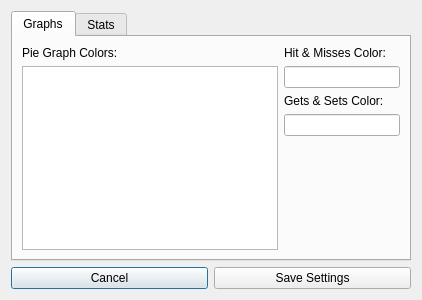
<ui version="4.0" >
 <class>PrefWindow</class>
 <widget class="QDialog" name="PrefWindow" >
  <property name="geometry" >
   <rect>
    <x>0</x>
    <y>0</y>
    <width>422</width>
    <height>300</height>
   </rect>
  </property>
  <property name="windowTitle" >
   <string>Preferences</string>
  </property>
  <layout class="QVBoxLayout" name="verticalLayout" >
   <item>
    <widget class="QTabWidget" name="tbMain" >
     <property name="currentIndex" >
      <number>0</number>
     </property>
     <widget class="QWidget" name="GraphTab" >
      <attribute name="title" >
       <string>Graphs</string>
      </attribute>
      <layout class="QHBoxLayout" name="horizontalLayout" >
       <item>
        <layout class="QVBoxLayout" name="verticalLayout_2" >
         <item>
          <widget class="QLabel" name="lblPieGraphColors" >
           <property name="text" >
            <string>Pie Graph Colors:</string>
           </property>
          </widget>
         </item>
         <item>
          <widget class="QTextEdit" name="txtPieColors" />
         </item>
        </layout>
       </item>
       <item>
        <layout class="QVBoxLayout" name="verticalLayout_3" >
         <item>
          <widget class="QLabel" name="lblHitMissesColor" >
           <property name="text" >
            <string>Hit &amp; Misses Color:</string>
           </property>
          </widget>
         </item>
         <item>
          <widget class="QLineEdit" name="txtHitMissesColor" >
           <property name="minimumSize" >
            <size>
             <width>100</width>
             <height>0</height>
            </size>
           </property>
          </widget>
         </item>
         <item>
          <widget class="QLabel" name="lblGetsSetsColor" >
           <property name="text" >
            <string>Gets &amp; Sets Color:</string>
           </property>
          </widget>
         </item>
         <item>
          <widget class="QLineEdit" name="txtGetsSetsColor" >
           <property name="minimumSize" >
            <size>
             <width>100</width>
             <height>0</height>
            </size>
           </property>
          </widget>
         </item>
         <item>
          <spacer name="verticalSpacer" >
           <property name="orientation" >
            <enum>Qt::Vertical</enum>
           </property>
           <property name="sizeHint" stdset="0" >
            <size>
             <width>20</width>
             <height>40</height>
            </size>
           </property>
          </spacer>
         </item>
        </layout>
       </item>
      </layout>
     </widget>
     <widget class="QWidget" name="StatsTB" >
      <attribute name="title" >
       <string>Stats</string>
      </attribute>
     </widget>
    </widget>
   </item>
   <item>
    <layout class="QHBoxLayout" name="horizontalLayout_2" >
     <item>
      <widget class="QPushButton" name="btnCancel" >
       <property name="text" >
        <string>Cancel</string>
       </property>
      </widget>
     </item>
     <item>
      <widget class="QPushButton" name="btnSave" >
       <property name="text" >
        <string>Save Settings</string>
       </property>
      </widget>
     </item>
    </layout>
   </item>
  </layout>
 </widget>
 <resources/>
 <connections>
  <connection>
   <sender>btnCancel</sender>
   <signal>clicked()</signal>
   <receiver>PrefWindow</receiver>
   <slot>close()</slot>
   <hints>
    <hint type="sourcelabel" >
     <x>108</x>
     <y>275</y>
    </hint>
    <hint type="destinationlabel" >
     <x>210</x>
     <y>149</y>
    </hint>
   </hints>
  </connection>
 </connections>
</ui>
